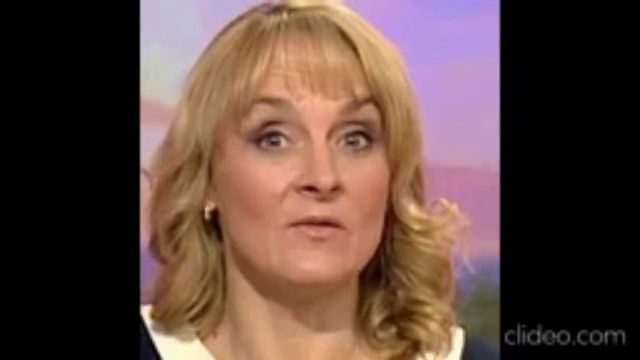
#> input picture frame 64 of LipReading/movie_resized.mp4, 640 x 360 px
$ python data_acquisition.py
#> lines starting #> are read from the running program, lines starting #| are printed output that depends on the picture; after the words box and inside, x2 and y2 are one past the last pixel; in counts of white or black regions, pixels touching at a corner belong together
import cv2
import pandas as pd
import numpy as np

smilePath = "D:/opencv/sources/data/haarcascades/haarcascade_smile.xml"
facePath = "D:/opencv/sources/data/haarcascades/haarcascade_frontalface_default.xml"
face_classifier = cv2.CascadeClassifier(facePath)
smile_classifier = cv2.CascadeClassifier(smilePath)

startxs = []
endxs = []
startys = []
endys = []

cap = cv2.VideoCapture(r"movie_resized.mp4")
#cap = cv2.VideoCapture(0)

while True:
    ret, img = cap.read()
#> img is the input picture: shape (360, 640, 3); mean B, G, R 63, 70.7, 95
    gray = cv2.cvtColor(img, cv2.COLOR_BGR2GRAY)
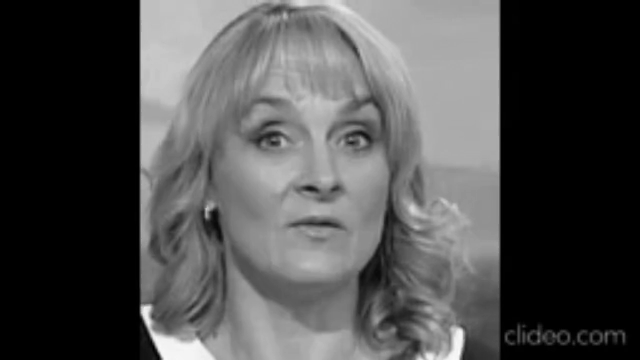
#> gray: shape (360, 640); min 0, max 251, mean 77
    #gray = cv2.GaussianBlur(gray, (21, 21), 0)
    faces = face_classifier.detectMultiScale(gray, 1.3, 5)
#> faces = [[207, 56, 218, 218]]

    for (x, y, w, h) in faces:
        cv2.rectangle(img, (x, y), (x + w, y + h), (255, 0, 0), 1)
        roi_gray = gray[y:y + h, x:x + w]
        roi_img = img[y:y + h, x:x + w]
        smile = smile_classifier.detectMultiScale(roi_gray, scaleFactor=1.2,
                                                  minNeighbors=22,
                                                  minSize=(25, 25))
        for (sx, sy, sw, sh) in smile:
            cv2.rectangle(roi_img, (sx, sy), (sx + sw, sy + sh),
                          (0, 255, 0), 1)
            startx = str(round(sx))
            endx = str(round(sw))
            starty = str(round(sy))
            endy = str(round(sh))
            font = cv2.FONT_HERSHEY_SIMPLEX
            cv2.putText(img, 'Smile meter : ', (10, 50), font, 1,
                        (200, 255, 155), 2, cv2.LINE_AA)

            startxs.append(startx)
            endxs.append(endx)
            startys.append(starty)
            endys.append(endy)
#> this loop made 1 pass
#> (x, y, w, h, smile) on pass 1: (207, 56, 218, 218, [[51, 144, 120, 60]])
#> pass 1, `roi_gray = gray[y:y + h, x:x + w]`:
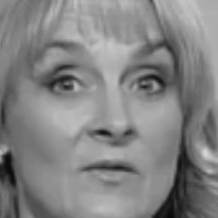
#> roi_gray: shape (218, 218); min 9, max 215, mean 131.2
#> pass 1, `roi_img = img[y:y + h, x:x + w]`:
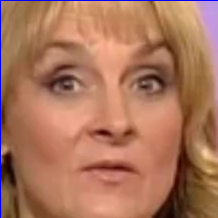
#> roi_img: shape (218, 218, 3); mean B, G, R 91.2, 117.1, 171.2
#> after the loop:
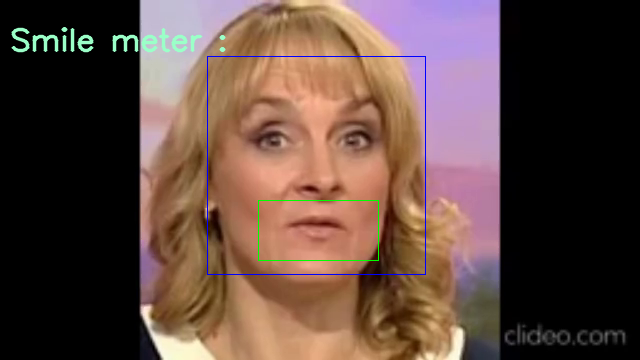
#> img: shape (360, 640, 3); 1.49% of pixels changed, all inside (x1, y1, x2, y2) = (11, 27, 426, 275)
#> after the loop:
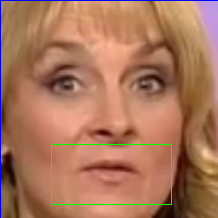
#> roi_img: shape (218, 218, 3); 0.76% of pixels changed, all inside (x1, y1, x2, y2) = (51, 144, 172, 205)
#> after the loop, endxs = ['120']; endys = ['60']; startxs = ['51']; startys = ['144']

    cv2.imshow('Smile Detector', img)
    k = cv2.waitKey(30) & 0xff
#> (key Esc is pressed here)
    if k == 27:
        break


ds = {'startx': startxs, 'endx': endxs, 'starty': startys, 'endy': endys}
#> ds = {'startx': ['51'], 'endx': ['120'], 'starty': ['144'], 'endy': ['60']}
df = pd.DataFrame(ds)
#> df = table of 1 rows and 4 columns
df.to_csv('smile_records.csv')

cap.release()
cv2.destroyAllWindows()

$ run again, starting later in the video
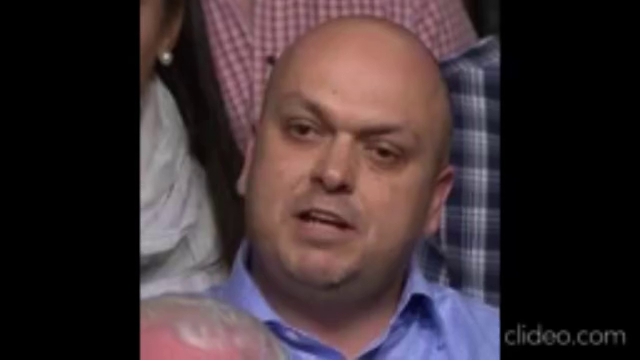
#> input picture frame 288 of LipReading/movie_resized.mp4, 640 x 360 px
#> img is the input picture: shape (360, 640, 3); mean B, G, R 50.8, 47.7, 61.4
#> `gray = cv2.cvtColor(img, cv2.COLOR_BGR2GRAY)`:
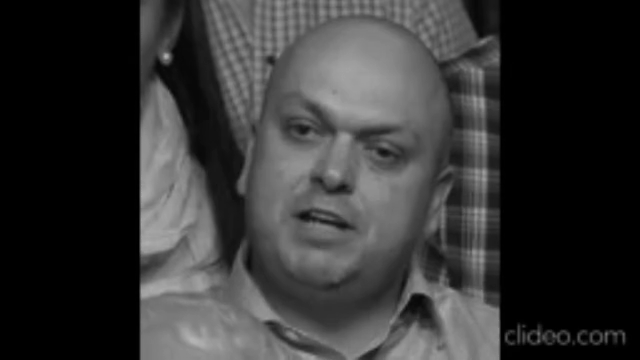
#> gray: shape (360, 640); min 0, max 181, mean 52.1
#> faces = [[212, 46, 241, 241]]
#> the loop `for (x, y, w, h) in faces:` made 1 pass
#> (x, y, w, h, smile) on pass 1: (212, 46, 241, 241, [[64, 167, 96, 48]])
#> after the loop `for (x, y, w, h) in faces:`:
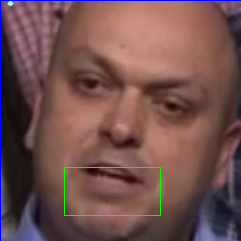
#> roi_img: shape (241, 241, 3); mean B, G, R 77, 81.1, 114.2
#> after the loop `for (x, y, w, h) in faces:`: endxs = ['96']; endys = ['48']; startxs = ['64']; startys = ['167']
#> ds = {'startx': ['64'], 'endx': ['96'], 'starty': ['167'], 'endy': ['48']}
#> df = table of 1 rows and 4 columns

$ run again, starting later in the video
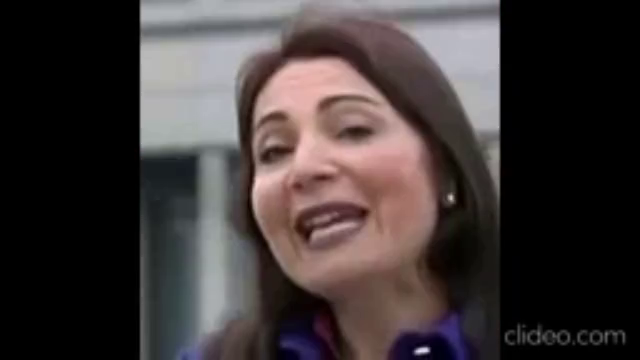
#> input picture frame 513 of LipReading/movie_resized.mp4, 640 x 360 px
#> img is the input picture: shape (360, 640, 3); mean B, G, R 55.6, 55.8, 63.6
#> faces = [[209, 46, 216, 216]]
#> the loop `for (x, y, w, h) in faces:` made 1 pass
#> (x, y, w, h, smile) on pass 1: (209, 46, 216, 216, [[66, 151, 115, 57]])
#> after the loop `for (x, y, w, h) in faces:`:
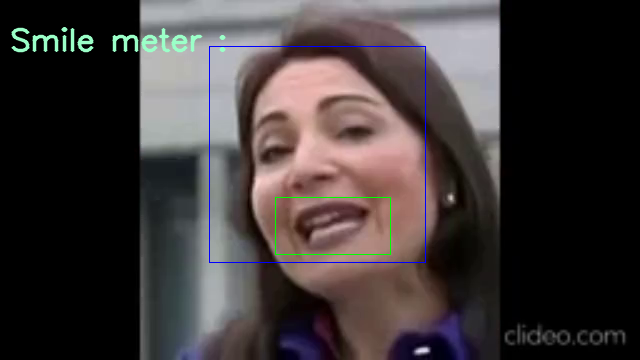
#> img: shape (360, 640, 3); 1.48% of pixels changed, all inside (x1, y1, x2, y2) = (11, 27, 426, 263)
#> after the loop `for (x, y, w, h) in faces:`:
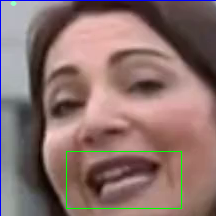
#> roi_img: shape (216, 216, 3); mean B, G, R 109, 113, 139.3
#> after the loop `for (x, y, w, h) in faces:`: endxs = ['115']; endys = ['57']; startxs = ['66']; startys = ['151']
#> ds = {'startx': ['66'], 'endx': ['115'], 'starty': ['151'], 'endy': ['57']}
#> df = table of 1 rows and 4 columns
